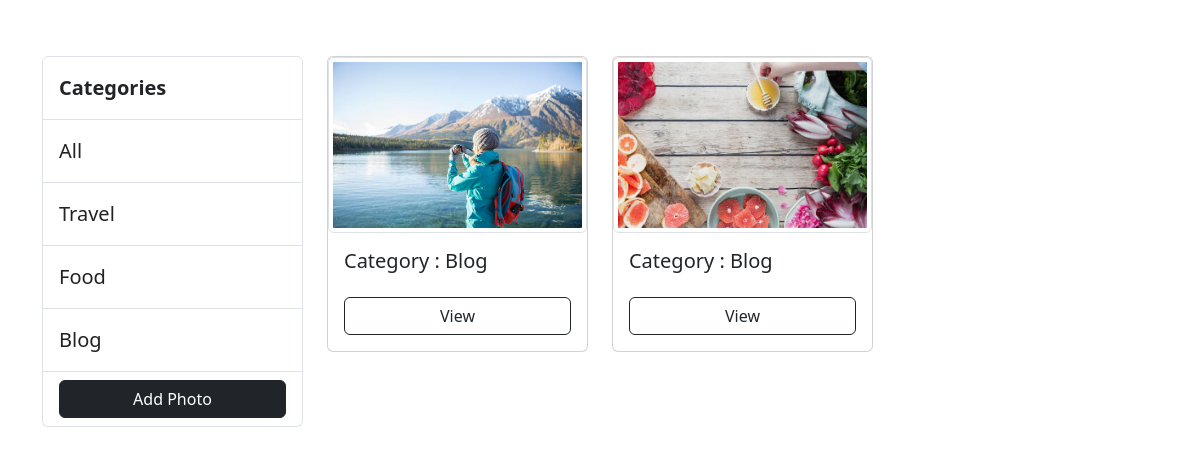
Page /category/blog/ on the committed database.
### photos/models.py (models this page shows, shortened)
class Category(models.Model):
    category_name = models.CharField(max_length=120,null=True,blank=True)
    slug = models.SlugField(max_length=200,blank=True,null=True)
    def __str__(self):
        return self.category_name
    def get_url(self):
        return reverse("gallery_category",args=[self.slug])

class Gallery(models.Model):
    category = models.ForeignKey(Category,on_delete=models.SET_NULL,null=True,blank=True)
    slug = models.SlugField(max_length=200,blank=True,null=True)
    images = models.ImageField(null=True,blank=True,upload_to='photos')
    description = models.TextField()
    def get_url(self):
        return reverse("photo", args=[self.category.slug,self.id])

### photos/views.py (the view)
# urls.py: path('',views.gallery,name="gallery"),
def gallery(request,category_slug=None):
    categories = None
    gallery = None
    if category_slug != None:
        categories = Category.objects.get(slug=category_slug)
        gallery = Gallery.objects.filter(category=categories)
    else:
        gallery = Gallery.objects.all()
    context = {'gallery':gallery}
    return render(request,'photos/gallery.html',context)

### photos/context_processors.py (called while the page is built)
def category_links(request):
    categories = Category.objects.all()
    return dict(categories=categories)

### photos/templates/photos/gallery.html (shortened to what this page needs)
{% extends 'base.html' %}
{% load static %}
{% block content %}
<div class="gallery mt-5">
    <div class="container">
        <div class="row">
            <div class="col-3">
                <ul class="list-group my-2">
                  <li class="list-group-item pt-3 pb-3" style="font-weight:600;font-size:20px">Categories</li>
                  <li class="list-group-item pt-3 pb-3"><a style="text-decoration:none;color:#222;font-size:20px" href="{% url 'gallery' %}">All</a></li>
                    {% for category in categories %}
                    <li class="list-group-item pt-3 pb-3"><a style="text-decoration:none;color:#222;font-size:20px" href="{{category.get_url}}">{{category}}</a></li>
                    {% endfor %}
                    <li class="list-group-item"><a href="{% url 'add_photo' %}" class="btn btn-dark" style="width:100%">Add Photo</a></li>
                </ul>
            </div>
            <div class="col-9">
                <div class="row">
                  {% for gallery in gallery %}
                    <div class="col-4">
                      <div class="card my-2">
                          <img height="250" src="{{gallery.images.url}}" class="img-thumbnail" alt="...">
                          <div class="card-body">
                            <h5 class="card-text mb-4">Category : {{gallery.category.category_name}}</h5>
                            <a href="{{gallery.get_url}}" class="btn d-block btn-outline-dark">View</a>
                          </div>
                        </div>
                    </div>
                  {% endfor %}
                </div>
            </div>
        </div>
    </div>
</div>
{% endblock content %}

### rows in the picture
Category: category_name "Travel"
Category: category_name "Food"
Category: category_name "Blog"
Gallery: images (picture), category.category_name "Blog"
Gallery: images (picture), category.category_name "Blog"
